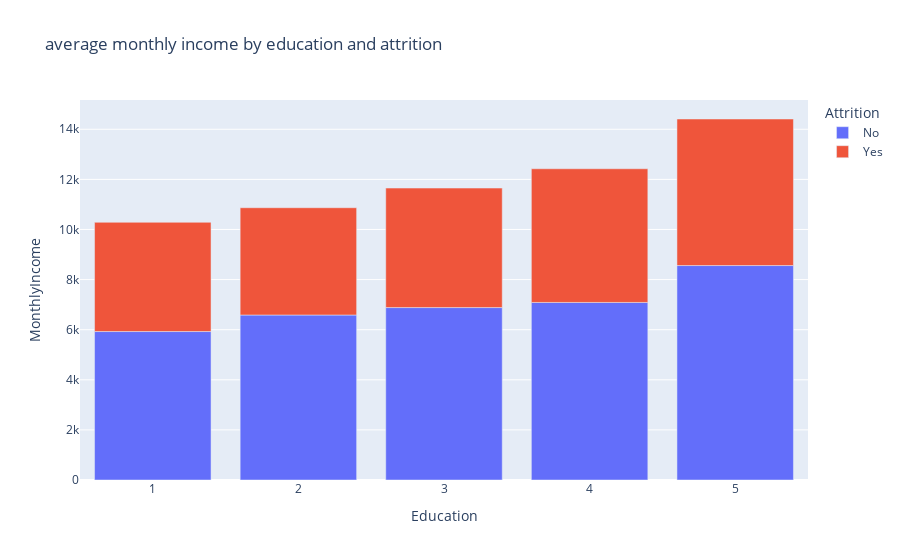

Here is the notebook cell this chart was saved with:
### Code cell
fig = px.bar(income, 
             x='Education', 
             y='MonthlyIncome', 
             color='Attrition',
            title='average monthly income by education and attrition')
fig.show()

### Figure 1 — Plotly figure (JSON) as saved in the notebook; plotly's stock layout.template omitted (floating-point values rounded to 4 significant figures)
{"data": [{"alignmentgroup": "True", "hovertemplate": "Attrition=No<br>Education=%{x}<br>MonthlyIncome=%{y}<extra></extra>", "legendgroup": "No", "marker": {"color": "#636efa", "pattern": {"shape": ""}}, "name": "No", "offsetgroup": "No", "orientation": "v", "showlegend": true, "textposition": "auto", "type": "bar", "x": [1, 2, 3, 4, 5], "xaxis": "x", "y": [5926.0, 6586.0, 6883.0, 7088.0, 8560.0], "yaxis": "y"}, {"alignmentgroup": "True", "hovertemplate": "Attrition=Yes<br>Education=%{x}<br>MonthlyIncome=%{y}<extra></extra>", "legendgroup": "Yes", "marker": {"color": "#EF553B", "pattern": {"shape": ""}}, "name": "Yes", "offsetgroup": "Yes", "orientation": "v", "showlegend": true, "textposition": "auto", "type": "bar", "x": [1, 2, 3, 4, 5], "xaxis": "x", "y": [4360.0, 4283.0, 4770.0, 5335.0, 5850.0], "yaxis": "y"}], "layout": {"barmode": "relative", "legend": {"title": {"text": "Attrition"}, "tracegroupgap": 0}, "title": {"text": "average monthly income by education and attrition"}, "xaxis": {"anchor": "y", "domain": [0, 1], "title": {"text": "Education"}}, "yaxis": {"anchor": "x", "domain": [0, 1], "title": {"text": "MonthlyIncome"}}}}
